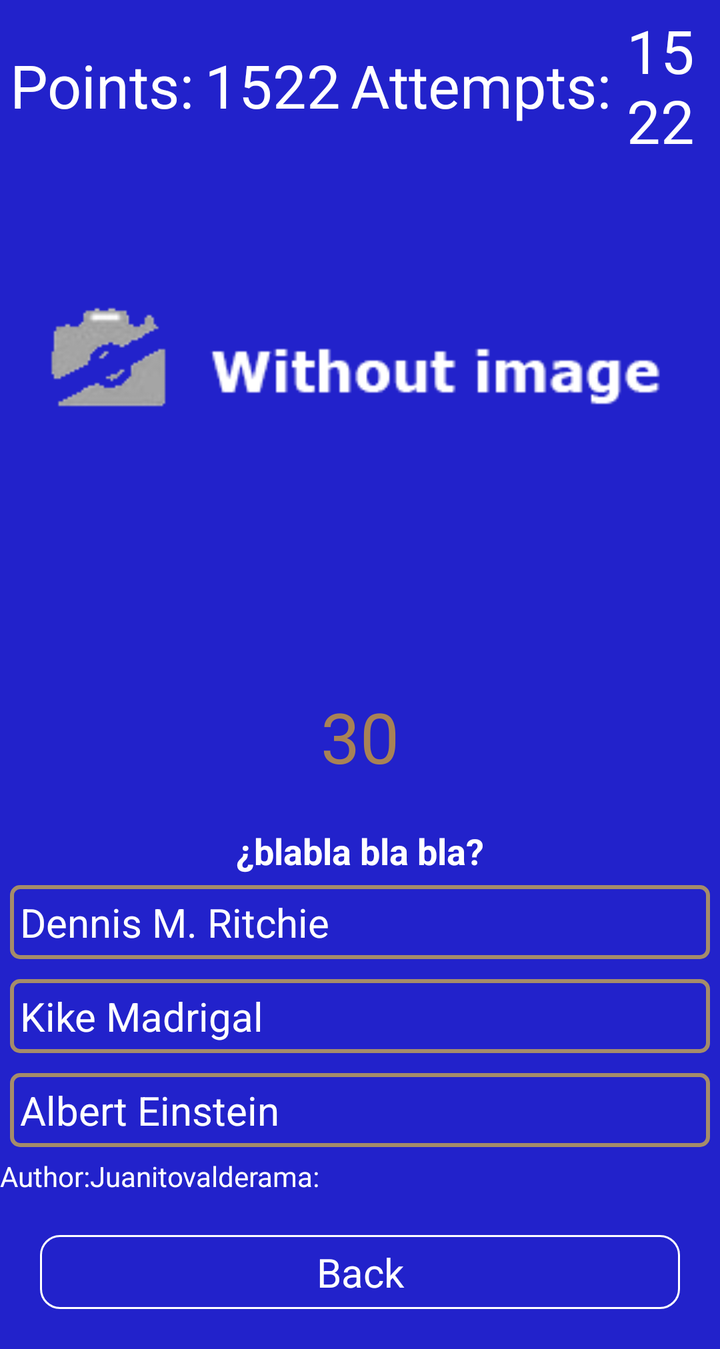
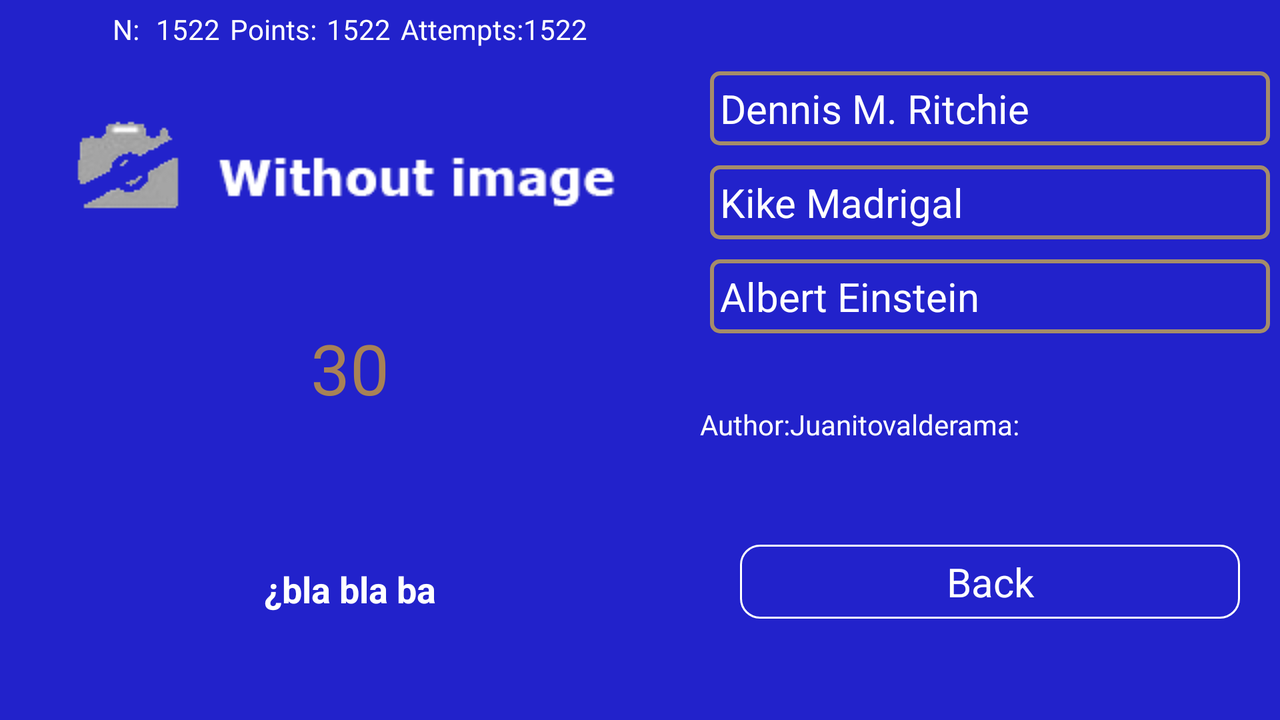

Compare how this app lays out the same screen by default and in its alternative resource folder. The renders come first, then the two layout files and the values they reference.
<!-- AndroidManifest.xml: application theme Theme.MSXQuiz -->
<!-- res/layout/fragment_quiz.xml -->
<?xml version="1.0" encoding="utf-8"?>
<ScrollView
    xmlns:android="http://schemas.android.com/apk/res/android"
    xmlns:app="http://schemas.android.com/apk/res-auto"
    xmlns:tools="http://schemas.android.com/tools"
    android:layout_width="match_parent"
    android:layout_height="match_parent">

    <androidx.constraintlayout.widget.ConstraintLayout
        android:layout_width="match_parent"
        android:layout_height="match_parent"
        tools:context=".view.fragments.QuizFragment">
        <LinearLayout
            android:id="@+id/linearLayoutPointsAndFails"
            android:layout_width="match_parent"
            android:layout_height="wrap_content"
            android:orientation="horizontal"
            android:layout_margin="5dp"
            app:layout_constraintStart_toStartOf="parent"
            app:layout_constraintEnd_toEndOf="parent"
            app:layout_constraintTop_toTopOf="parent"
            android:gravity="center">
            
            <TextView
                android:layout_width="wrap_content"
                android:layout_height="wrap_content"
                android:text="@string/points"
                android:textSize="30sp"/>
            <TextView
                android:id="@+id/tvPoints"
                android:layout_width="wrap_content"
                android:layout_height="wrap_content"
                android:textAlignment="center"
                android:layout_marginHorizontal="5dp"
                tools:text="1522"
                android:textSize="30sp"/>
            <TextView
                android:layout_width="wrap_content"
                android:layout_height="wrap_content"
                android:text="@string/attempts"
                android:textSize="30sp"
                />
            <TextView
                android:id="@+id/tvFails"
                android:layout_width="wrap_content"
                android:layout_height="wrap_content"
                android:textAlignment="center"
                tools:text="1522"
                android:textSize="30sp"/>
        </LinearLayout>


        <ImageView
            android:id="@+id/ivImage"
            android:layout_width="match_parent"
            android:layout_height="180dp"
            android:maxHeight="400dp"
            android:scaleType="fitCenter"
            android:src="@drawable/without_image"
            app:layout_constraintStart_toStartOf="parent"
            app:layout_constraintEnd_toEndOf="parent"
            app:layout_constraintTop_toBottomOf="@id/linearLayoutPointsAndFails"
            android:layout_marginTop="10dp"
            android:layout_marginStart="10dp"
            android:layout_marginEnd="10dp"/>
        <ProgressBar
            android:id="@+id/progressBar"
            android:layout_width="match_parent"
            android:layout_height="match_parent"
            app:layout_constraintStart_toStartOf="parent"
            app:layout_constraintEnd_toEndOf="parent"
            app:layout_constraintTop_toBottomOf="@id/ivImage"/>

        <Button
            android:layout_width="match_parent"
            android:layout_height="wrap_content"
            android:id="@+id/buttonReload"
            android:text="Reload"
            android:gravity="center"
            android:visibility="gone"
            app:layout_constraintStart_toStartOf="parent"
            app:layout_constraintEnd_toEndOf="parent"
            app:layout_constraintTop_toBottomOf="@id/progressBar"/>
        <TextView
            android:id="@+id/tvTimer"
            android:layout_width="80dp"
            android:layout_height="80dp"
            android:layout_marginTop="10dp"
            tools:text="30"
            android:gravity="center"
            android:textSize="35sp"
            android:textColor="@color/text_color_darker"
            app:layout_constraintTop_toBottomOf="@id/buttonReload"
            app:layout_constraintStart_toStartOf="parent"
            app:layout_constraintEnd_toEndOf="parent"/>

        <ProgressBar
            android:id="@+id/progressBarCircle"
            style="?android:attr/progressBarStyleHorizontal"
            android:layout_width="0dp"
            android:layout_height="0dp"
            android:indeterminate="false"
            android:layoutDirection="rtl"
            android:max="30"
            android:progress="30"
            android:rotation="90"
            android:progressDrawable="@drawable/drawable_circle"
            app:layout_constraintTop_toTopOf="@id/tvTimer"
            app:layout_constraintBottom_toBottomOf="@id/tvTimer"
            app:layout_constraintStart_toStartOf="@id/tvTimer"
            app:layout_constraintEnd_toEndOf="@id/tvTimer"/>

        <TextView
            android:id="@+id/tvQuestion"
            android:layout_width="match_parent"
            android:layout_height="wrap_content"
            android:layout_marginTop="5dp"
            tools:text="¿blabla bla bla?"
            android:textStyle="bold"
            android:textSize="18sp"
            android:layout_marginStart="10dp"
            android:layout_marginEnd="10dp"
            android:gravity="center"
            app:layout_constraintTop_toBottomOf="@id/tvTimer"
            app:layout_constraintStart_toStartOf="parent"
            app:layout_constraintEnd_toEndOf="parent"/>

        <LinearLayout
            android:id="@+id/llButtons"
            android:layout_width="match_parent"
            android:layout_height="wrap_content"
            android:gravity="center"
            android:orientation="vertical"
            app:layout_constraintTop_toBottomOf="@id/tvQuestion"
            app:layout_constraintBottom_toTopOf="@id/llAuthor"
            app:layout_constraintStart_toStartOf="parent"
            app:layout_constraintEnd_toEndOf="parent">

            <com.google.android.material.button.MaterialButton
                android:id="@+id/btnAnswer1"
                android:tag="1"
                app:cornerRadius="5dp"
                app:strokeWidth="2dp"
                app:strokeColor="#A58C6A"
                tools:text="Dennis M. Ritchie"
                style="@style/button_answers" />

            <com.google.android.material.button.MaterialButton
                android:id="@+id/btnAnswer2"
                android:tag="2"
                app:cornerRadius="5dp"
                app:strokeWidth="2dp"
                app:strokeColor="#A58C6A"
                tools:text="Kike Madrigal"
                style="@style/button_answers" />

            <com.google.android.material.button.MaterialButton
                android:id="@+id/btnAnswer3"
                android:tag="3"
                app:cornerRadius="5dp"
                app:strokeWidth="2dp"
                app:strokeColor="#A58C6A"
                tools:text="Albert Einstein"
                style="@style/button_answers" />

        </LinearLayout>


         <LinearLayout
             android:id="@+id/llAuthor"
             android:layout_width="match_parent"
             android:layout_height="wrap_content"
             android:orientation="horizontal"
             app:layout_constraintTop_toBottomOf="@id/llButtons"
             app:layout_constraintBottom_toBottomOf="@id/btn_back"
             app:layout_constraintStart_toStartOf="parent"
             app:layout_constraintEnd_toEndOf="parent">
             <TextView
                 android:layout_width="wrap_content"
                 android:layout_height="wrap_content"
                 android:text="@string/author"
               />
             <TextView
                 android:id="@+id/tvAuthor"
                 android:layout_width="wrap_content"
                 android:layout_height="wrap_content"
                 tools:text="Juanitovalderama: "
               />
         </LinearLayout>
        <com.google.android.material.button.MaterialButton
            android:id="@+id/btn_back"
            android:text="@string/back"
            app:layout_constraintTop_toBottomOf="@id/llAuthor"
            app:layout_constraintBottom_toBottomOf="parent"
            app:layout_constraintStart_toStartOf="parent"
            app:layout_constraintEnd_toEndOf="parent"
            style="@style/button_back"/>
    </androidx.constraintlayout.widget.ConstraintLayout>
</ScrollView>
<!-- resources referenced by this layout -->
<resources>
  <color name="text_color_darker">#A88256</color>
  <!-- drawable without_image: png bitmap (drawable, 4743 bytes) -->
  <string name="attempts">Attempts:</string>
  <string name="author">Author:</string>
  <string name="back">Back</string>
  <string name="points">Points:</string>
  <style name="button_answers">
          <item name="android:layout_width">match_parent</item>
          <item name="android:layout_height">wrap_content</item>
          <item name="android:textSize">20sp</item>
          <item name="android:layout_margin">5dp</item>
          <item name="android:padding">5dp</item>
          <item name="android:layout_marginStart">20dp</item>
          <item name="android:layout_marginEnd">20dp</item>
          
          </style>
  <style name="button_back" parent="main_activity_buttons">
          <item name="android:layout_marginStart">80dp</item>
          <item name="android:layout_marginEnd">80dp</item>
          <item name="android:layout_marginBottom">10dp</item>
  
          
      </style>
  <style name="Theme.MSXQuiz" parent="Theme.MaterialComponents.DayNight.NoActionBar">
          
          <item name="colorPrimary">@color/purple_500</item>
          <item name="colorPrimaryVariant">@color/purple_700</item>
          <item name="colorOnPrimary">@color/white</item>
          
          <item name="colorSecondary">@color/teal_200</item>
          <item name="colorSecondaryVariant">@color/teal_700</item>
          <item name="colorOnSecondary">@color/black</item>
          
          <item name="android:windowBackground">@color/background_main</item>
          <item name="android:textColor">@color/white</item>
          <item name="materialButtonStyle">@style/button_style_ligh</item>
      </style>
  <style name="main_activity_buttons">
          <item name="android:layout_width">match_parent</item>
          <item name="android:layout_height">wrap_content</item>
          <item name="android:textSize">20sp</item>
          <item name="android:textAlignment">center</item>
          <item name="android:layout_margin">20dp</item>
          <item name="android:padding">5dp</item>
          <item name="strokeWidth">1dp</item>
          <item name="cornerRadius">10dp</item>
          <item name="strokeColor">@color/white</item>
          
          </style>
  <color name="purple_500">#FF6200EE</color>
  <color name="purple_700">#FF3700B3</color>
  <color name="white">#FFFFFFFF</color>
  <color name="teal_200">#FF03DAC5</color>
  <color name="teal_700">#FF018786</color>
  <color name="black">#FF000000</color>
  <color name="background_main">#2222cb</color>
  <style name="button_style_ligh">
          <item name="android:backgroundTint">@color/background_main</item>
          <item name="android:textColor">@color/white</item>
      </style>
</resources>
<!-- res/layout-land/fragment_quiz.xml (the repository's variant of the layout above) -->
<!-- drawn on the phone turned sideways -->
<?xml version="1.0" encoding="utf-8"?>
<LinearLayout
    xmlns:android="http://schemas.android.com/apk/res/android"
    xmlns:app="http://schemas.android.com/apk/res-auto"
    xmlns:tools="http://schemas.android.com/tools"
    tools:context=".view.fragments.QuizFragment"
    android:layout_height="match_parent"
    android:layout_width="match_parent"
    android:orientation="horizontal">

    <androidx.constraintlayout.widget.ConstraintLayout
        android:layout_width="350dp"
        android:layout_height="match_parent">
        <LinearLayout
            android:id="@+id/linearLayoutPointsAndFails"
            android:layout_width="match_parent"
            android:layout_height="wrap_content"
            android:orientation="horizontal"
            android:layout_margin="5dp"
            app:layout_constraintStart_toStartOf="parent"
            app:layout_constraintEnd_toEndOf="parent"
            app:layout_constraintTop_toTopOf="parent"
            android:gravity="center"
            >
            <TextView
                android:layout_width="wrap_content"
                android:layout_height="wrap_content"
                android:text="N: "
                android:textColor="@color/white"/>
            <TextView
                android:id="@+id/tvNumber"
                android:layout_width="wrap_content"
                android:layout_height="wrap_content"
                android:textAlignment="center"

                android:layout_marginHorizontal="5dp"
                tools:text="1522" />
            <TextView
                android:layout_width="wrap_content"
                android:layout_height="wrap_content"
                android:text="@string/points" />
            <TextView
                android:id="@+id/tvPoints"
                android:layout_width="wrap_content"
                android:layout_height="wrap_content"
                android:textAlignment="center"

                android:layout_marginHorizontal="5dp"
                tools:text="1522" />
            <TextView
                android:layout_width="wrap_content"
                android:layout_height="wrap_content"
                android:text="@string/attempts"
                />
            <TextView
                android:id="@+id/tvFails"
                android:layout_width="wrap_content"
                android:layout_height="wrap_content"
                android:textAlignment="center"
                tools:text="1522" />
        </LinearLayout>


        <ImageView
            android:id="@+id/ivImage"
            android:layout_width="match_parent"
            android:layout_height="wrap_content"
            android:maxHeight="400dp"
            android:src="@drawable/without_image"
            app:layout_constraintStart_toStartOf="parent"
            app:layout_constraintEnd_toEndOf="parent"
            app:layout_constraintTop_toBottomOf="@id/linearLayoutPointsAndFails"
            android:layout_marginTop="10dp"
            android:layout_marginStart="10dp"
            android:layout_marginEnd="10dp"/>

        <TextView
            android:id="@+id/tvTimer"
            android:layout_width="80dp"
            android:layout_height="80dp"
            android:layout_marginTop="10dp"
            tools:text="30"
            android:gravity="center"
            android:textSize="35sp"
            android:textColor="@color/text_color_darker"
            app:layout_constraintTop_toBottomOf="@id/ivImage"
            app:layout_constraintStart_toStartOf="parent"
            app:layout_constraintEnd_toEndOf="parent"/>

        <ProgressBar
            android:id="@+id/progressBarCircle"
            style="?android:attr/progressBarStyleHorizontal"
            android:layout_width="0dp"
            android:layout_height="0dp"
            android:indeterminate="false"
            android:layoutDirection="rtl"
            android:max="30"
            android:progress="30"
            android:rotation="90"
            android:progressDrawable="@drawable/drawable_circle"
            app:layout_constraintTop_toTopOf="@id/tvTimer"
            app:layout_constraintBottom_toBottomOf="@id/tvTimer"
            app:layout_constraintStart_toStartOf="@id/tvTimer"
            app:layout_constraintEnd_toEndOf="@id/tvTimer"/>

        <TextView
            android:id="@+id/tvQuestion"
            android:layout_width="match_parent"
            android:layout_height="wrap_content"
            android:layout_marginStart="10dp"
            android:layout_marginTop="5dp"
            android:layout_marginEnd="10dp"
            android:gravity="center"
            android:textSize="18sp"
            android:textStyle="bold"
            app:layout_constraintBottom_toBottomOf="parent"
            app:layout_constraintEnd_toEndOf="parent"
            app:layout_constraintStart_toStartOf="parent"
            app:layout_constraintTop_toBottomOf="@id/tvTimer"
            tools:text="¿bla bla ba" />
    </androidx.constraintlayout.widget.ConstraintLayout>

<androidx.constraintlayout.widget.ConstraintLayout
    android:layout_width="match_parent" android:layout_height="match_parent">

        <LinearLayout
            android:id="@+id/llButtons"
            android:layout_width="match_parent"
            android:layout_height="wrap_content"
            android:gravity="center"
            android:orientation="vertical"
            app:layout_constraintBottom_toTopOf="@id/llAuthor"
            app:layout_constraintEnd_toEndOf="parent"
            app:layout_constraintStart_toStartOf="parent"
            app:layout_constraintTop_toTopOf="parent">

            <com.google.android.material.button.MaterialButton
                android:id="@+id/btnAnswer1"
                style="@style/button_answers"
                android:tag="1"
                app:cornerRadius="5dp"
                app:strokeColor="#A58C6A"
                app:strokeWidth="2dp"
                tools:text="Dennis M. Ritchie" />

            <com.google.android.material.button.MaterialButton
                android:id="@+id/btnAnswer2"
                style="@style/button_answers"
                android:tag="2"
                app:cornerRadius="5dp"
                app:strokeColor="#A58C6A"
                app:strokeWidth="2dp"
                tools:text="Kike Madrigal" />

            <com.google.android.material.button.MaterialButton
                android:id="@+id/btnAnswer3"
                style="@style/button_answers"
                android:tag="3"
                app:cornerRadius="5dp"
                app:strokeColor="#A58C6A"
                app:strokeWidth="2dp"
                tools:text="Albert Einstein" />
        </LinearLayout>


        <LinearLayout
            android:id="@+id/llAuthor"
            android:layout_width="match_parent"
            android:layout_height="wrap_content"
            android:orientation="horizontal"
            app:layout_constraintBottom_toBottomOf="@id/btn_back"
            app:layout_constraintEnd_toEndOf="parent"
            app:layout_constraintStart_toStartOf="parent"
            app:layout_constraintTop_toBottomOf="@id/llButtons">

            <TextView
                android:layout_width="wrap_content"
                android:layout_height="wrap_content"
                android:text="@string/author" />

            <TextView
                android:id="@+id/tvAuthor"
                android:layout_width="wrap_content"
                android:layout_height="wrap_content"
                tools:text="Juanitovalderama: " />
        </LinearLayout>

        <com.google.android.material.button.MaterialButton
            android:id="@+id/btn_back"
            style="@style/button_back"
            android:text="@string/back"
            app:layout_constraintBottom_toBottomOf="parent"
            app:layout_constraintEnd_toEndOf="parent"
            app:layout_constraintStart_toStartOf="parent"
            app:layout_constraintTop_toBottomOf="@id/llAuthor" />
    </androidx.constraintlayout.widget.ConstraintLayout>
</LinearLayout>
<!-- resources referenced by the variant -->
<!-- as the phone turned sideways resolves them -->
<resources>
  <color name="text_color_darker">#A88256</color>
  <color name="white">#FFFFFFFF</color>
  <!-- drawable without_image: png bitmap (drawable, 4743 bytes) -->
  <string name="attempts">Attempts:</string>
  <string name="author">Author:</string>
  <string name="back">Back</string>
  <string name="points">Points:</string>
  <style name="button_answers">
          <item name="android:layout_width">match_parent</item>
          <item name="android:layout_height">wrap_content</item>
          <item name="android:textSize">20sp</item>
          <item name="android:layout_margin">5dp</item>
          <item name="android:padding">5dp</item>
          <item name="android:layout_marginStart">20dp</item>
          <item name="android:layout_marginEnd">20dp</item>
          
          </style>
  <style name="button_back" parent="main_activity_buttons">
          <item name="android:layout_marginStart">80dp</item>
          <item name="android:layout_marginEnd">80dp</item>
          <item name="android:layout_marginBottom">10dp</item>
  
          
      </style>
  <style name="Theme.MSXQuiz" parent="Theme.MaterialComponents.DayNight.NoActionBar">
          
          <item name="colorPrimary">@color/purple_500</item>
          <item name="colorPrimaryVariant">@color/purple_700</item>
          <item name="colorOnPrimary">@color/white</item>
          
          <item name="colorSecondary">@color/teal_200</item>
          <item name="colorSecondaryVariant">@color/teal_700</item>
          <item name="colorOnSecondary">@color/black</item>
          
          <item name="android:windowBackground">@color/background_main</item>
          <item name="android:textColor">@color/white</item>
          <item name="materialButtonStyle">@style/button_style_ligh</item>
      </style>
  <style name="main_activity_buttons">
          <item name="android:layout_width">match_parent</item>
          <item name="android:layout_height">wrap_content</item>
          <item name="android:textSize">20sp</item>
          <item name="android:textAlignment">center</item>
          <item name="android:layout_margin">20dp</item>
          <item name="android:padding">5dp</item>
          <item name="strokeWidth">1dp</item>
          <item name="cornerRadius">10dp</item>
          <item name="strokeColor">@color/white</item>
          
          </style>
  <color name="purple_500">#FF6200EE</color>
  <color name="purple_700">#FF3700B3</color>
  <color name="teal_200">#FF03DAC5</color>
  <color name="teal_700">#FF018786</color>
  <color name="black">#FF000000</color>
  <color name="background_main">#2222cb</color>
  <style name="button_style_ligh">
          <item name="android:backgroundTint">@color/background_main</item>
          <item name="android:textColor">@color/white</item>
      </style>
</resources>
